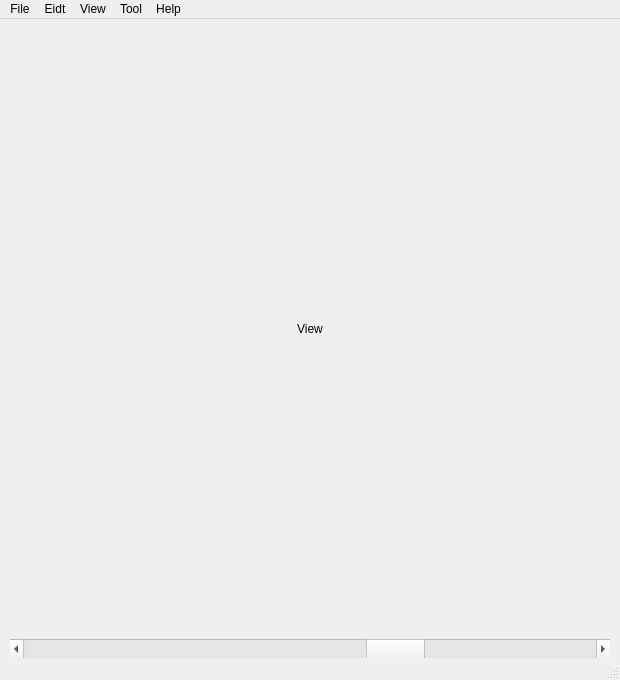
<?xml version="1.0" encoding="UTF-8"?>
<ui version="4.0">
 <class>MainWindow</class>
 <widget class="QMainWindow" name="MainWindow">
  <property name="geometry">
   <rect>
    <x>0</x>
    <y>0</y>
    <width>620</width>
    <height>680</height>
   </rect>
  </property>
  <property name="minimumSize">
   <size>
    <width>620</width>
    <height>680</height>
   </size>
  </property>
  <property name="maximumSize">
   <size>
    <width>620</width>
    <height>680</height>
   </size>
  </property>
  <property name="windowTitle">
   <string>REDONE TECHNOLOGIES CO., LTD.</string>
  </property>
  <property name="windowIcon">
   <iconset resource="image.qrc">
    <normaloff>:/Image/Image/logo.PNG</normaloff>:/Image/Image/logo.PNG</iconset>
  </property>
  <widget class="QWidget" name="centralWidget">
   <widget class="QLabel" name="LB_View">
    <property name="geometry">
     <rect>
      <x>10</x>
      <y>10</y>
      <width>600</width>
      <height>600</height>
     </rect>
    </property>
    <property name="minimumSize">
     <size>
      <width>600</width>
      <height>600</height>
     </size>
    </property>
    <property name="maximumSize">
     <size>
      <width>600</width>
      <height>600</height>
     </size>
    </property>
    <property name="text">
     <string>View</string>
    </property>
    <property name="alignment">
     <set>Qt::AlignCenter</set>
    </property>
   </widget>
   <widget class="QScrollBar" name="HSB_Zoom">
    <property name="geometry">
     <rect>
      <x>10</x>
      <y>620</y>
      <width>600</width>
      <height>20</height>
     </rect>
    </property>
    <property name="maximum">
     <number>9</number>
    </property>
    <property name="pageStep">
     <number>1</number>
    </property>
    <property name="value">
     <number>6</number>
    </property>
    <property name="orientation">
     <enum>Qt::Horizontal</enum>
    </property>
   </widget>
  </widget>
  <widget class="QMenuBar" name="menuBar">
   <property name="geometry">
    <rect>
     <x>0</x>
     <y>0</y>
     <width>620</width>
     <height>20</height>
    </rect>
   </property>
   <widget class="QMenu" name="MN_Edit">
    <property name="title">
     <string>Eidt</string>
    </property>
    <addaction name="AC_Connect"/>
    <addaction name="separator"/>
    <addaction name="AC_Start"/>
    <addaction name="AC_Stop"/>
    <addaction name="separator"/>
    <addaction name="AC_Clear"/>
    <addaction name="separator"/>
    <addaction name="AC_Recode_Start"/>
    <addaction name="AC_Recode_Stop"/>
    <addaction name="separator"/>
   </widget>
   <widget class="QMenu" name="MN_View">
    <property name="title">
     <string>View</string>
    </property>
    <addaction name="AC_Video"/>
    <addaction name="separator"/>
    <addaction name="AC_Table"/>
    <addaction name="separator"/>
    <addaction name="AC_Object_Trajectory"/>
   </widget>
   <widget class="QMenu" name="MN_Tool">
    <property name="title">
     <string>Tool</string>
    </property>
    <addaction name="AC_RADAR"/>
    <addaction name="AC_CAMERA"/>
    <addaction name="AC_Recode"/>
   </widget>
   <widget class="QMenu" name="MN_Help">
    <property name="title">
     <string>Help</string>
    </property>
    <addaction name="AC_Information"/>
    <addaction name="AC_Guide"/>
   </widget>
   <widget class="QMenu" name="MN_File">
    <property name="title">
     <string>File</string>
    </property>
    <addaction name="AC_Open"/>
    <addaction name="AC_Exit"/>
   </widget>
   <addaction name="MN_File"/>
   <addaction name="MN_Edit"/>
   <addaction name="MN_View"/>
   <addaction name="MN_Tool"/>
   <addaction name="MN_Help"/>
  </widget>
  <widget class="QStatusBar" name="statusBar"/>
  <action name="AC_Connect">
   <property name="text">
    <string>Connect</string>
   </property>
   <property name="shortcut">
    <string>Ctrl+F4</string>
   </property>
  </action>
  <action name="AC_Start">
   <property name="text">
    <string>Start</string>
   </property>
   <property name="shortcut">
    <string>Ctrl+F5</string>
   </property>
  </action>
  <action name="AC_Stop">
   <property name="text">
    <string>Stop</string>
   </property>
   <property name="shortcut">
    <string>Ctrl+F6</string>
   </property>
  </action>
  <action name="AC_Video">
   <property name="checkable">
    <bool>false</bool>
   </property>
   <property name="text">
    <string>Video</string>
   </property>
   <property name="shortcut">
    <string>Ctrl+V</string>
   </property>
  </action>
  <action name="AC_Table">
   <property name="text">
    <string>Table</string>
   </property>
   <property name="shortcut">
    <string>Ctrl+T</string>
   </property>
  </action>
  <action name="AC_Information">
   <property name="text">
    <string>Information</string>
   </property>
  </action>
  <action name="AC_Recode_Start">
   <property name="text">
    <string>Recode Start</string>
   </property>
   <property name="shortcut">
    <string>Ctrl+F9</string>
   </property>
  </action>
  <action name="AC_Recode_Stop">
   <property name="text">
    <string>Recode Stop</string>
   </property>
   <property name="shortcut">
    <string>Ctrl+F10</string>
   </property>
  </action>
  <action name="AC_RADAR">
   <property name="text">
    <string>Radar</string>
   </property>
   <property name="shortcut">
    <string>Ctrl+F9</string>
   </property>
  </action>
  <action name="AC_CAMERA">
   <property name="text">
    <string>Camera</string>
   </property>
   <property name="shortcut">
    <string>Ctrl+F10</string>
   </property>
  </action>
  <action name="AC_Recode">
   <property name="text">
    <string>Recode</string>
   </property>
   <property name="shortcut">
    <string>Ctrl+F11</string>
   </property>
  </action>
  <action name="AC_Guide">
   <property name="text">
    <string>Guide</string>
   </property>
  </action>
  <action name="AC_Object_Trajectory">
   <property name="text">
    <string>Object Trajectory</string>
   </property>
   <property name="shortcut">
    <string>Ctrl+O</string>
   </property>
  </action>
  <action name="AC_Clear">
   <property name="text">
    <string>Clear</string>
   </property>
   <property name="shortcut">
    <string>Ctrl+F7</string>
   </property>
  </action>
  <action name="AC_Open">
   <property name="text">
    <string>Open</string>
   </property>
   <property name="shortcut">
    <string>Ctrl+F1</string>
   </property>
  </action>
  <action name="AC_Exit">
   <property name="text">
    <string>Exit</string>
   </property>
   <property name="shortcut">
    <string>Ctrl+F2</string>
   </property>
  </action>
 </widget>
 <layoutdefault spacing="6" margin="11"/>
 <resources>
  <include location="image.qrc"/>
 </resources>
 <connections/>
</ui>
